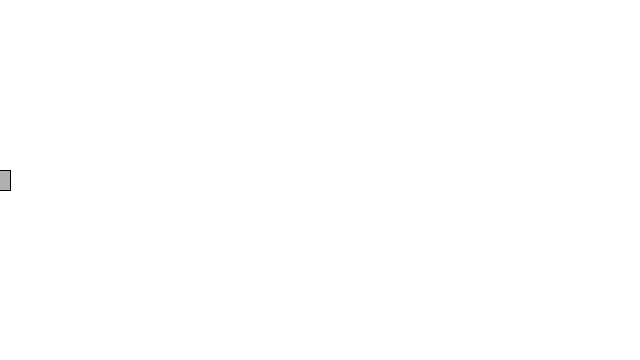
Frame 1 (no input)
Frame 60 (the mouse pressed at the canvas centre just before this capture): identical to frame 1, image omitted
Frame 120 (the mouse held since frame 60 and released just before this capture): identical to frame 1, image omitted

The Processing sketch that drew this single still picture (run headless with seeded random() and noise(); from frame 60 on, the mouse is pressed at the canvas centre):

// Processing sketch: Exercise_3_3
// ── Exercise_3_3.pde
Mover car;
float G = (float) 0.5;

void setup() {
    size(640, 360);
    car = new Mover(new PVector(0, height/2), 0.5);
}

void draw() {
    background(255);
    car.update();
    car.draw();
}

void keyPressed() {
    float car_mass = (float) car.getMass();
    if (key == CODED) {
        if (keyCode == RIGHT) {
            car.applyForce(new PVector(G*car_mass, 0.0));
        }
        else if (keyCode == LEFT) {
            car.applyForce(new PVector(-G*car_mass, 0.0));
        }
    }
    
}
// ── mover.pde
class Mover {

    PVector location;
    PVector acceleration;
    PVector velocity;
    double mass;

    public Mover(PVector location_, double mass_) {
        this.location = location_;
        this.acceleration = new PVector (0, 0);
        this.velocity = new PVector(0, 0);
        this.mass = mass_;
    }

    public void applyForce(PVector force) {
        PVector copyForce = PVector.mult(force, 1);
        copyForce.div((float) mass); //resultant acceleration
        acceleration.add(copyForce);
    }

    public void update() {
        velocity.add(acceleration);
        location.add(velocity);

        acceleration.mult(0);

    }

    public void draw() {
        fill(175);

        pushMatrix();

        translate(location.x, location.y);
        rectMode(CENTER);
        rect(0, 0, 20, 20);

        popMatrix();
    }

    public double getMass() {
        return mass;
    }

}
